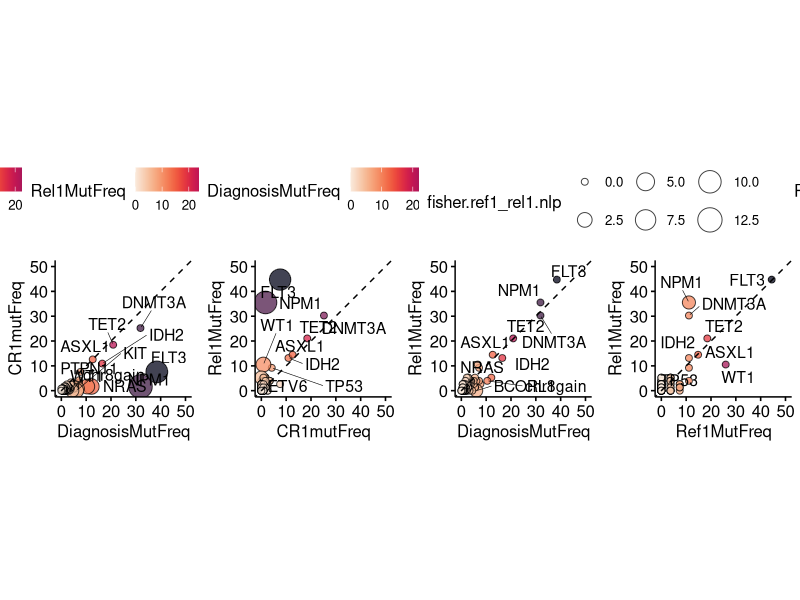

R code for this plot:
#!/usr/bin/Rscript
library(ggpubr)
library(reshape2)
library(viridis)
library(ggplot2)

# mut-frequencies.txt comes from running calc-mut-frequency.pl
data=read.table("mut-frequencies.txt",sep="\t",skip=1,header=TRUE)
data = data[data$gene != "TPMT",]
data[,3] = data[,3]*100
data[,5] = data[,5]*100
data[,7] = data[,7]*100
data[,9] = data[,9]*100

# Diagnosis vs CR1
# calculate fisher stats
#182 diagnosis samples, 117 CR1 samples, 76 Rel1 samples, 27 Ref1 samples, 19 CR2 samples, 13 Rel2 samples, 4 Ref2 samples

numdiag = 182
numcr1 = 119
numrel1 = 76
numref1 = 27

mypvals = ""
for (i in 1:nrow(data)){
    ddf = rbind(c(data$DiagnosisMutCt[i],numdiag-data$DiagnosisMutCt[i]), c(data$CR1mutCt[i],numcr1-data$CR1mutCt[i]))
    mypvals[i] = fisher.test(ddf)$p.value
}
data$fisher.diag_cr1 = as.numeric(mypvals)
#data$fisher.diag_cr1.bin =  as.numeric(data$fisher.diag_cr1<0.05)
data$fisher.diag_cr1.nlp = log10(data$fisher.diag_cr1)*-1
data$fisher.diag_cr1.nlp[data$fisher.diag_cr1.nlp <= log10(0.05)*-1] = 0

g1=ggscatter(data,x= "DiagnosisMutFreq", y="CR1mutFreq",fill="DiagnosisMutFreq",shape=21,color="black",repel=TRUE,alpha=0.75,size="fisher.diag_cr1.nlp",xlim=c(0,50),ylim=c(0,50),label="gene",label.select=unique(c(data[data$fisher.diag_cr1 < 0.05,"gene"][1:10],data[order(data$DiagnosisMutFreq,decreasing=TRUE),"gene"][1:8]))) + scale_size_continuous(range = c(2, 8),limits=c(0,13)) + scale_fill_viridis(option="rocket",direction=-1) + geom_abline(slope=1,intercept=0,linetype="dashed") + theme(aspect.ratio=1)


# CR1 vs Relapse 1
# calculate fisher stats
mypvals = ""
for (i in 1:nrow(data)){
    ddf = rbind(c(data$Rel1MutCt[i],numrel1-data$Rel1MutCt[i]), c(data$CR1mutCt[i],numcr1-data$CR1mutCt[i]))
    mypvals[i] = fisher.test(ddf)$p.value
}
data$fisher.cr1_rel1 = as.numeric(mypvals)
data$fisher.cr1_rel1.nlp = log10(data$fisher.cr1_rel1)*-1
data$fisher.cr1_rel1.nlp[data$fisher.cr1_rel1.nlp <= log10(0.05)*-1] = 0


g2=ggscatter(data,x= "CR1mutFreq", y="Rel1MutFreq",fill="Rel1MutFreq",shape=21,color="black",repel=TRUE,alpha=0.75,size="fisher.cr1_rel1.nlp",xlim=c(0,50),ylim=c(0,50),label="gene",label.select=unique(c(data[data$fisher.cr1_rel1 < 0.05,"gene"][1:10],data[order(data$Rel1MutFreq,decreasing=TRUE),"gene"][1:8]))) + scale_size_continuous(range = c(2, 8),limits=c(0,13)) + scale_fill_viridis(option="rocket",direction=-1) + geom_abline(slope=1,intercept=0,linetype="dashed") + theme(aspect.ratio=1)


# Diagnosis vs Relapse 1
# calculate fisher stats
mypvals = ""
for (i in 1:nrow(data)){
    ddf = rbind(c(data$DiagnosisMutCt[i],numdiag-data$DiagnosisMutCt[i]), c(data$Rel1MutCt[i],numrel1-data$Rel1MutCt[i]))
    mypvals[i] = fisher.test(ddf)$p.value
}
data$fisher.diag_rel1 = as.numeric(mypvals)
data$fisher.diag_rel1.nlp = log10(data$fisher.diag_rel1)*-1
data$fisher.diag_rel1.nlp[data$fisher.diag_rel1.nlp <= log10(0.05)*-1] = 0
g3=ggscatter(data,x= "DiagnosisMutFreq", y="Rel1MutFreq",fill="DiagnosisMutFreq",shape=21,color="black",repel=TRUE,alpha=0.75,size="fisher.diag_rel1.nlp",xlim=c(0,50),ylim=c(0,50),label="gene",label.select=unique(c(data[data$fisher.diag_rel1 < 0.05,"gene"][1:10],data[order(data$DiagnosisMutFreq,decreasing=TRUE),"gene"][1:8]))) + scale_size_continuous(range = c(2, 8),limits=c(0,13)) + scale_fill_viridis(option="rocket",direction=-1) + geom_abline(slope=1,intercept=0,linetype="dashed") + theme(aspect.ratio=1)



# REF1 vs Relapse 1
# calculate fisher stats

mypvals = ""
for (i in 1:nrow(data)){
    ddf = rbind(c(data$Ref1MutCt[i],numref1-data$Ref1MutCt[i]), c(data$Rel1MutCt[i],numrel1-data$Rel1MutCt[i]))
    mypvals[i] = fisher.test(ddf)$p.value
}
data$fisher.ref1_rel1 = as.numeric(mypvals)
data$fisher.ref1_rel1.nlp = log10(data$fisher.ref1_rel1)*-1
data$fisher.ref1_rel1.nlp[data$fisher.ref1_rel1.nlp <= log10(0.05)*-1] = 0
write.table(data,"fisher-mutFreqs.diagnosis-CR1-REL1-REF1.txt",sep="\t",row.names=FALSE)


g4=ggscatter(data,x= "Ref1MutFreq", y="Rel1MutFreq",fill="Ref1MutFreq",shape=21,color="black",repel=TRUE,alpha=0.75,size="fisher.ref1_rel1.nlp",xlim=c(0,50),ylim=c(0,50),label="gene",label.select=unique(c(data[data$fisher.ref1_rel1 < 0.05,"gene"][1:10],data[order(data$Ref1MutFreq,decreasing=TRUE),"gene"][1:8]))) + scale_size_continuous(range = c(2, 8),limits=c(0,13)) + scale_fill_viridis(option="rocket",direction=-1) + geom_abline(slope=1,intercept=0,linetype="dashed") + theme(aspect.ratio=1)


pdf("population-level-mutFreq-scatter.pdf",height=4,width=18,useDingbats=FALSE)
ggarrange(g1,g2,g3,g4,ncol=4)
dev.off()

